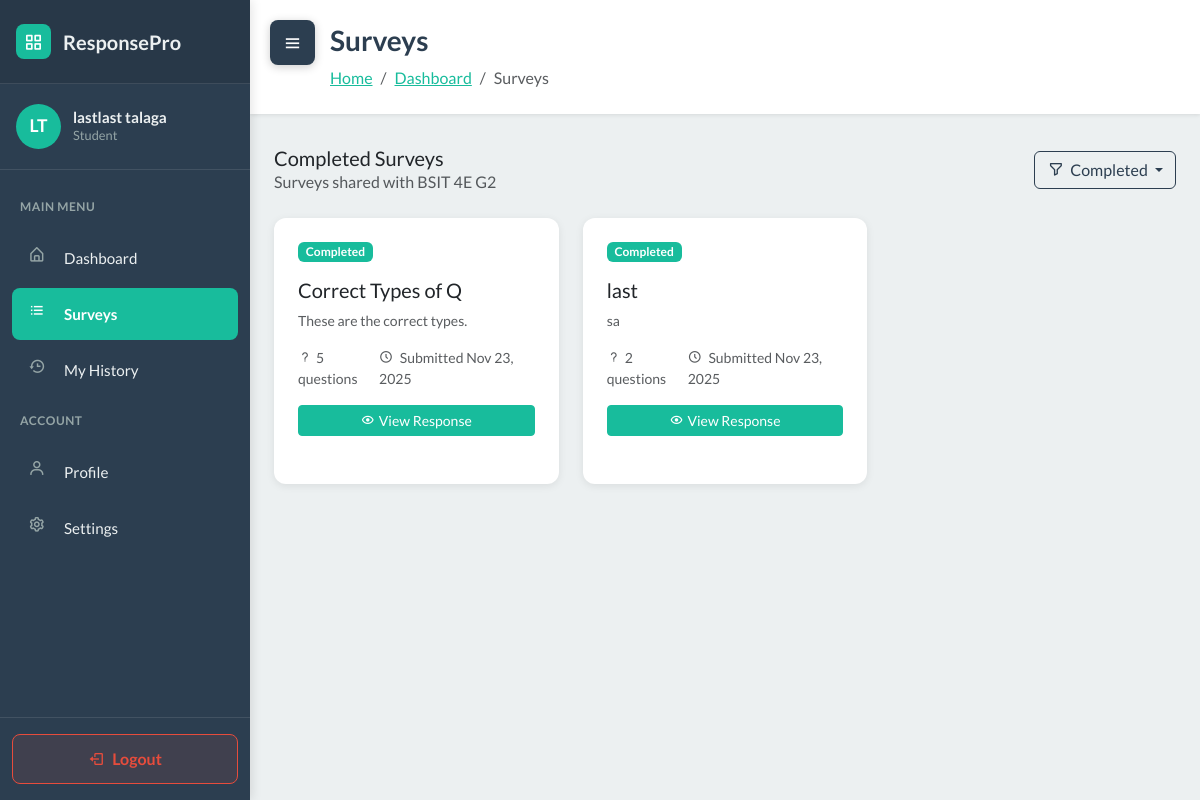
The app's page /student/surveys/?filter=completed (signed in), older data.
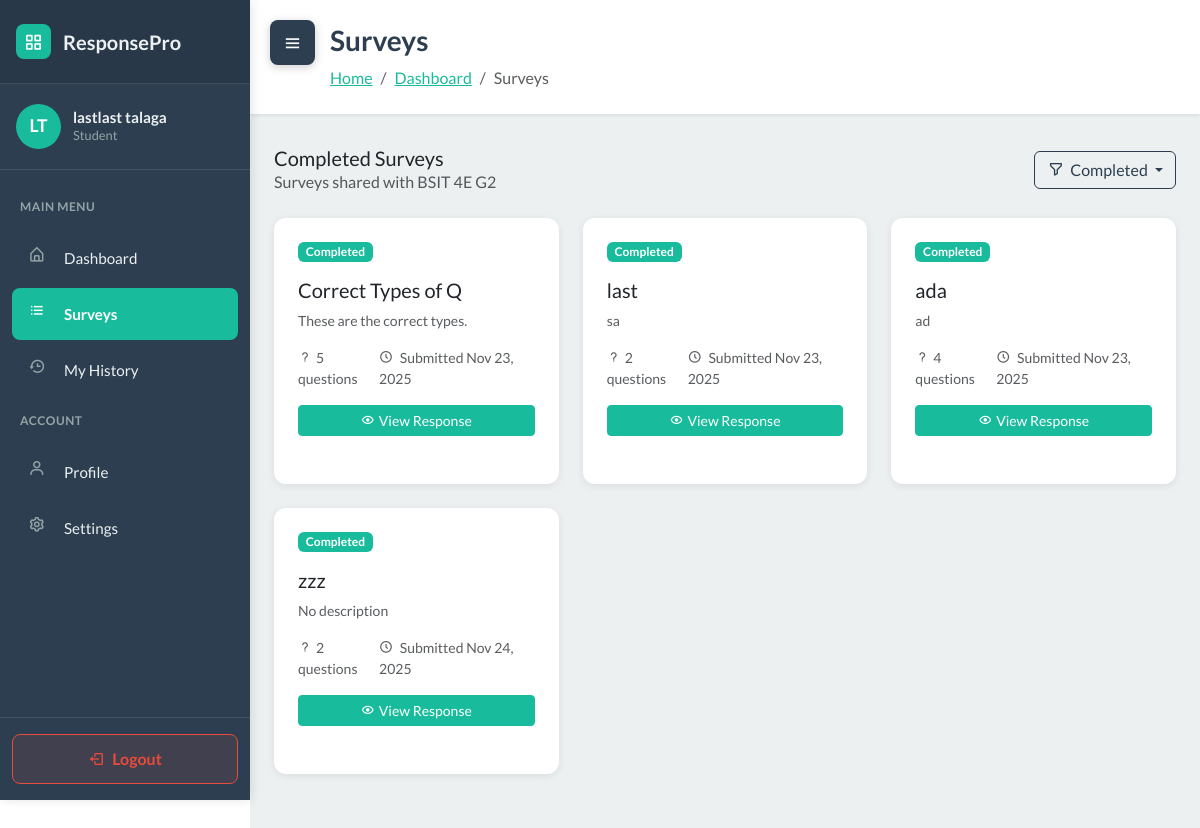
The same page, newer data.
### WebSurvey/models.py (models this page shows, shortened)
class StudentResponse(models.Model):
    survey = models.ForeignKey(Survey, on_delete=models.CASCADE, related_name='responses')
    student = models.ForeignKey(User, on_delete=models.CASCADE, related_name='survey_responses')
    started_at = models.DateTimeField(auto_now_add=True)
    submitted_at = models.DateTimeField(null=True, blank=True)
    score = models.FloatField(null=True, blank=True)
    is_submitted = models.BooleanField(default=False)
    class Meta:
        unique_together = ['survey', 'student']

class Survey(models.Model):
    STATUS_CHOICES = [
        ('draft', 'Draft'),
        ('published', 'Published'),
        ('closed', 'Closed'),
    ]
    title = models.CharField(max_length=255)
    description = models.TextField(blank=True)
    teacher = models.ForeignKey(User, on_delete=models.CASCADE, related_name='surveys')
    sections = models.ManyToManyField(Section, blank=True, related_name='surveys')
    status = models.CharField(max_length=20, choices=STATUS_CHOICES, default='draft')
    total_points = models.IntegerField(default=0)
    time_limit = models.IntegerField(null=True, blank=True, help_text="Time limit in minutes")
    due_date = models.DateTimeField(null=True, blank=True)
    created_at = models.DateTimeField(auto_now_add=True)
    updated_at = models.DateTimeField(auto_now=True)
    class Meta:
        ordering = ['-created_at']

### WebSurvey/views.py (the view)
# urls.py: path('student/surveys/', views.student_available_surveys, name='student_available_surveys'),
@login_required
def student_available_surveys(request):
    if request.user.role != 'student':
        messages.error(request, 'Only students can access this page.')
        return redirect('dashboard')
    filter_type = request.GET.get('filter', 'available')
    context = {'user': request.user, 'current_filter': filter_type}
    survey_data = _get_student_survey_data(request.user)
    context.update(survey_data)
    if filter_type == 'available':
        available_only = [s for s in survey_data['available_surveys']
                         if s.status == 'published' and not s.is_overdue and not s.is_closed]
        context['filtered_surveys'] = available_only
        context['filter_title'] = 'Available Surveys'
        context['is_response_list'] = False
    elif filter_type == 'pending':
        pending_only = [r for r in survey_data['pending_responses']
                       if not r.is_overdue and not r.is_closed]
        context['filtered_surveys'] = pending_only
        context['filter_title'] = 'Pending Surveys'
        context['is_response_list'] = True
    elif filter_type == 'completed':
        context['filtered_surveys'] = survey_data['completed_responses']
        context['filter_title'] = 'Completed Surveys'
        context['is_response_list'] = True
    elif filter_type == 'closed':
        closed_only = [s for s in survey_data['available_surveys']
                      if s.is_overdue or s.is_closed]
        context['filtered_surveys'] = closed_only
        context['filter_title'] = 'Closed Surveys'
        context['is_response_list'] = False
    else:  # 'all'
        all_surveys_list = []
        all_surveys_list.extend(survey_data['available_surveys'])
        context['filtered_surveys'] = all_surveys_list
        context['filter_title'] = 'All Surveys'
        context['is_response_list'] = False
    return render(request, 'student_available_surveys.html', context)

### WebSurvey/services.py (called while the page is built)
def auto_close_due_surveys():
    now = timezone.now()
    overdue_ids = []
    for survey in Survey.objects.filter(status='published', due_date__isnull=False):
        due = survey.due_date
        if due is None:
            continue
        if timezone.is_naive(due):
            due = timezone.make_aware(due, timezone.get_current_timezone())
        if due <= now:
            overdue_ids.append(survey.id)
    if overdue_ids:
        Survey.objects.filter(id__in=overdue_ids).update(status='closed')
    return now

### WebSurvey/templates/student_available_surveys.html (shortened to what the changed rows need)
<!DOCTYPE html>
{% load static %}
<html data-bs-theme="light" lang="en">
<head>
    <link rel="stylesheet" href="https://cdn.jsdelivr.net/npm/bootswatch@5.3.6/dist/flatly/bootstrap.min.css">
    <link rel="stylesheet" href="https://cdn.jsdelivr.net/npm/boxicons@latest/css/boxicons.min.css">
    <link rel="stylesheet" href="https://cdnjs.cloudflare.com/ajax/libs/font-awesome/4.7.0/css/font-awesome.min.css">
    <link rel="stylesheet" href="{% static 'css/dashboard-sidebar.css' %}">
    <link rel="stylesheet" href="{% static 'css/bss-overrides.css' %}">
</head>
<body>
    <main class="dashboard-content" id="mainContent">
        <div class="content-header">
            <h1>Surveys</h1>
        </div>
        <div class="container-fluid px-4 pb-5">
            {% if not student_section %}
            <div class="row">
                <div class="col-12">
                    <div class="dashboard-card text-center py-5">
                        <i class="bx bx-user-x" style="font-size: 4rem; opacity: 0.3;"></i>
                        <h5 class="mt-3 mb-2">No Section Assigned</h5>
                        <p class="text-muted mb-0">Please contact your teacher so you can be added to a section and start answering surveys.</p>
                    </div>
                </div>
            </div>
            {% else %}
            <div class="row">
                {% for item in filtered_surveys %}
                    {% if is_response_list %}
                        {% with survey=item.survey %}
                        <div class="col-md-6 col-lg-4 mb-4">
                            <div class="dashboard-card h-100">
                                <div class="d-flex justify-content-between align-items-start mb-3">
                                    <span class="badge
                                        {% if item.is_overdue or item.is_closed %}bg-danger
                                        {% elif item.is_submitted %}bg-success
                                        {% else %}bg-warning{% endif %}">
                                        {% if item.is_submitted %}Completed
                                        {% elif item.is_overdue or item.is_closed %}Closed
                                        {% else %}In Progress{% endif %}
                                    </span>
                                </div>
                                <h5 class="mb-2">{{ survey.title }}</h5>
                                <p class="text-muted small mb-3">
                                    {{ survey.description|truncatewords:15|default:"No description" }}
                                </p>
                                <div class="d-flex justify-content-between text-muted small mb-3">
                                    <span><i class="bx bx-question-mark me-1"></i>{{ survey.questions.all|length }} questions</span>
                                    <span>
                                        <i class="bx bx-time-five me-1"></i>
                                        {% if item.is_submitted %}
                                            Submitted {{ item.submitted_at|date:"M d, Y" }}
                                        {% elif survey.due_date %}
                                            Due {{ survey.due_date|date:"M d, Y" }}
                                        {% else %}
                                            {{ survey.created_at|date:"M d, Y" }}
                                        {% endif %}
                                    </span>
                                </div>
                                <div class="d-grid gap-2">
                                    {% if item.is_submitted %}
                                        <a href="{% url 'student_view_response' item.id %}"
                                           class="btn btn-success btn-sm">
                                            <i class="bx bx-show me-1"></i>View Response
                                        </a>
                                    {% elif item.is_overdue or item.is_closed %}
                                        <a href="#" class="btn btn-secondary btn-sm disabled" aria-disabled="true">
                                            <i class="bx bx-lock me-1"></i>Closed
                                        </a>
                                    {% else %}
                                        <a href="{% url 'take_survey' survey.id %}"
                                           class="btn btn-warning btn-sm">
                                            <i class="bx bx-play-circle me-1"></i>Continue Survey
                                        </a>
                                    {% endif %}
                                </div>
                            </div>
                        </div>
                        {% endwith %}
                    {% endif %}
                {% endfor %}
            </div>
            {% endif %}
        </div>
    </main>
</body>
</html>

Row changes from the older to the newer data that the page shows:
added StudentResponse: is_submitted "Completed", survey "ada", survey.description "ad", survey.questions.all|length "4", submitted_at "Nov 23, 2025"
added StudentResponse: is_submitted "Completed", survey "zzz", survey.description "No description", survey.questions.all|length "2", submitted_at "Nov 24, 2025"
